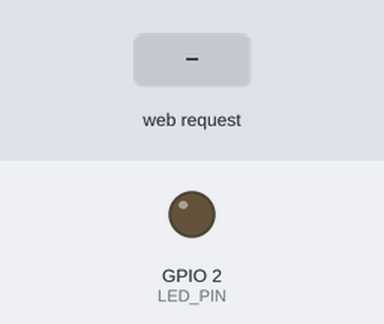
Bench run of a sketch on a simulated ESP32. Shown: output pins drawn as LEDs (lit = HIGH). The inputs (shaded band) are chosen by the test bench. WiFi joins after 1.5 s; servers stay silent unless stated; what the sketch prints to the serial monitor is not drawn.

Above: at 2.7 s.
2.8 s: HTTP request GET /LED=ON received
At 4.0 s:
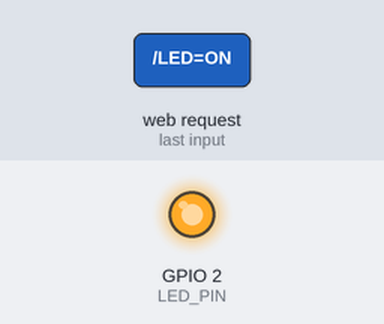
4.3 s: HTTP request GET /LED=OFF received
At 5.4 s:
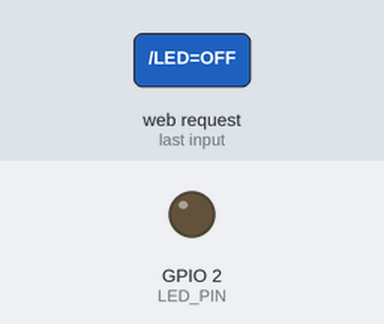
Timing chart, 0 to 7.3 s (numbered marks = the images above; inputs shaded):
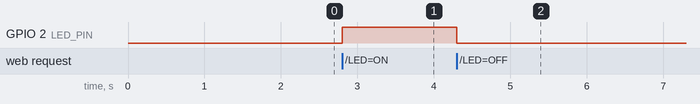

The sketch:

ESP32.ino
```cpp
#include <WiFi.h>

const char* ssid = "YOUR_WIFI_NAME";
const char* password = "YOUR_WIFI_PASSWORD";

WiFiServer server(80);

#define LED_PIN 2

void setup() {
  Serial.begin(115200);
  pinMode(LED_PIN, OUTPUT);

  Serial.println("Connecting to WiFi...");
  WiFi.begin(ssid, password);

  while (WiFi.status() != WL_CONNECTED) {
    delay(500);
    Serial.print(".");
  }

  Serial.println("\nConnected!");
  Serial.print("IP Address: ");
  Serial.println(WiFi.localIP());

  server.begin();
}

void loop() {
  WiFiClient client = server.available();

  if (client) {
    Serial.println("Client connected");

    String request = client.readStringUntil('\r');
    client.flush();

    if (request.indexOf("/LED=ON") != -1) {
      digitalWrite(LED_PIN, HIGH);
    }
    if (request.indexOf("/LED=OFF") != -1) {
      digitalWrite(LED_PIN, LOW);
    }

    client.println("HTTP/1.1 200 OK");
    client.println("Content-type:text/html");
    client.println();

    client.println("<h1>ESP32 LED Control</h1>");
    client.println("<a href=\"/LED=ON\"><button>ON</button></a>");
    client.println("<a href=\"/LED=OFF\"><button>OFF</button></a>");

    client.stop();
    Serial.println("Client disconnected");
  }
}
```

Measured:
- after the input at 2.8 s, GPIO 2 (LED_PIN): LOW → HIGH at once
- after the input at 4.3 s, GPIO 2 (LED_PIN): HIGH → LOW at once
